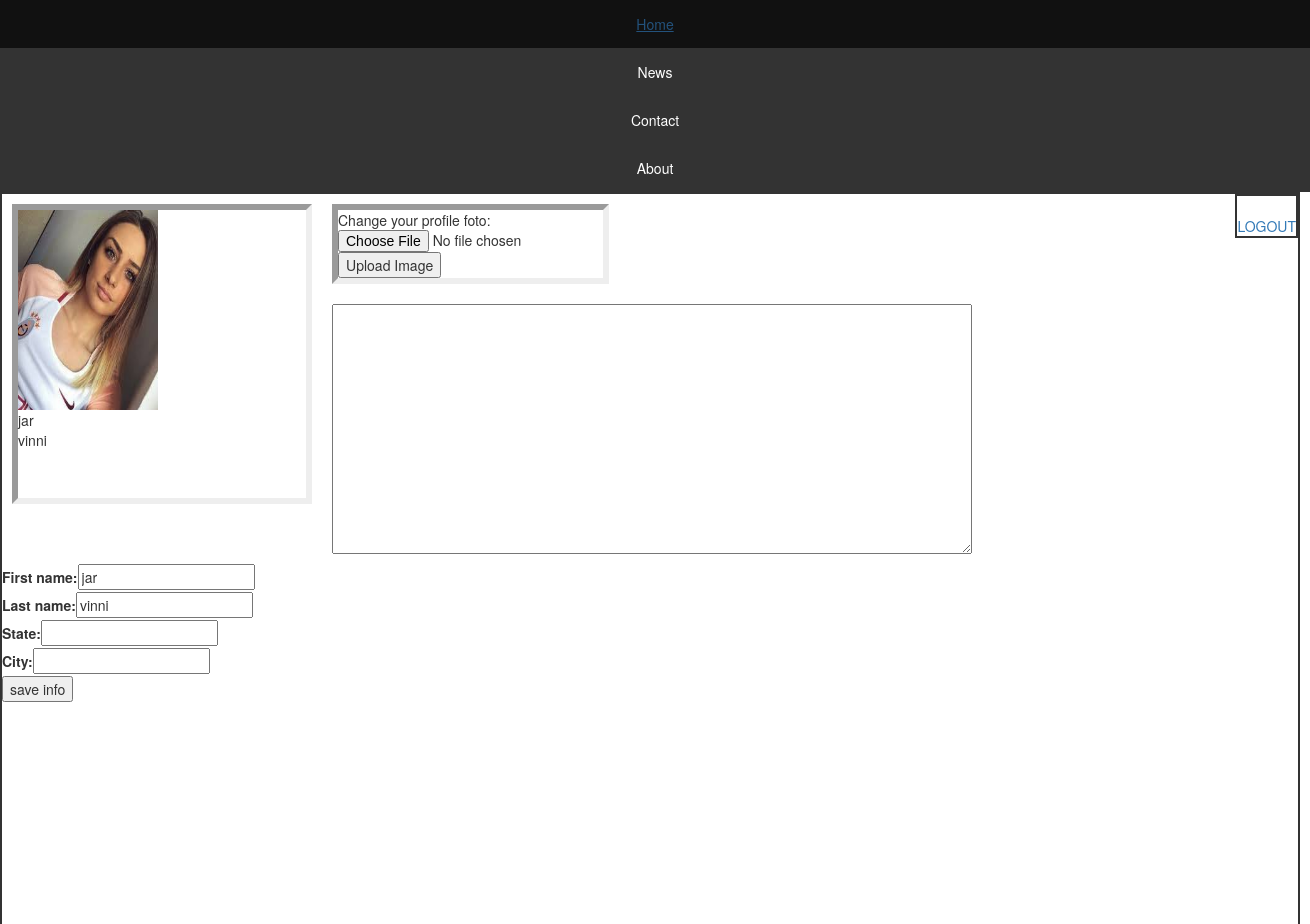
Before: /personal_page_edit.php?user_activation_code=ccc597d3b7230aca3c5875c069c387f9 (upper part) with the older database file.
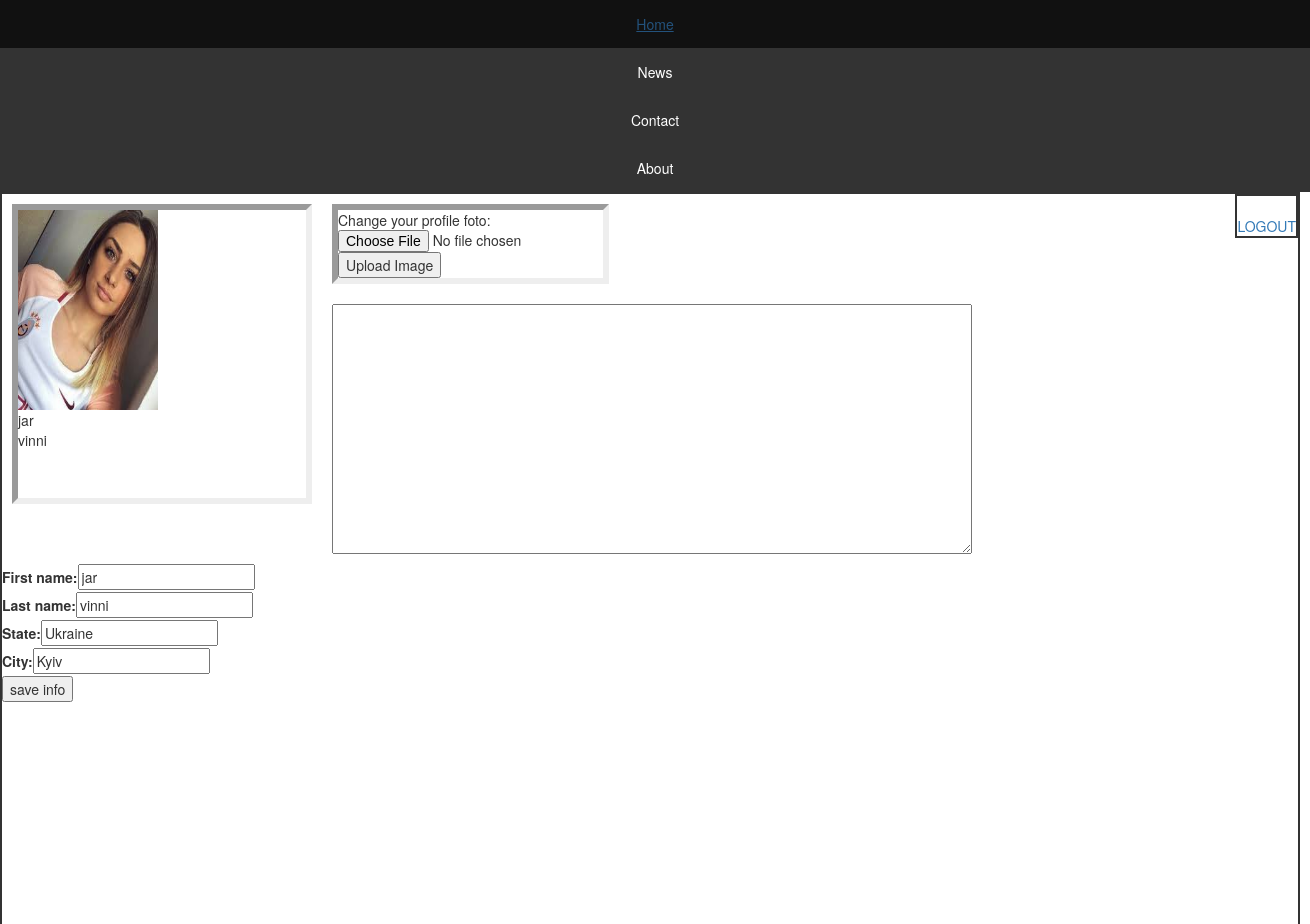
After: the same page with the newer database file.
### tables this page shows
CREATE TABLE `register_user` (
  `register_user_id` int(11) NOT NULL,
  `user_name` varchar(250) NOT NULL,
  `user_email` varchar(250) NOT NULL,
  `user_password` varchar(250) NOT NULL,
  `user_activation_code` varchar(250) NOT NULL,
  `user_id` varchar(255) NOT NULL,
  `user_email_status` enum('not verified','verified') NOT NULL,
  `first_name` varchar(1000) NOT NULL,
  `last_name` varchar(1000) NOT NULL,
  `country` varchar(1000) NOT NULL,
  `city` varchar(1000) NOT NULL,
  `birth_date` date DEFAULT NULL,
  `profile_foto` varchar(1000) NOT NULL,
  `details` varchar(1000) NOT NULL,
  `gender` varchar(255) NOT NULL
);

### personal_page_edit.php (the view, shortened to what this page needs)
<head>
</head>
<ul>
  <li><a class="active" href="https://lovoneo.com">Home</a></li>
  <li><a href="#news">News</a></li>
  <li><a href="#contact">Contact</a></li>
  <li><a href="#about">About</a></li>
</ul>
<?php
$user_activation_code=$_GET["user_activation_code"];
$con= new PDO(DB_DSN, DB_USERNAME, DB_PASSWORD);
$sthandler = $con->prepare("SELECT TIMESTAMPDIFF(YEAR, `birth_date`, CURDATE()) AS age, city, country,  details, first_name, last_name, profile_foto FROM register_user  WHERE user_activation_code = '$user_activation_code'");
$sthandler->execute();
?>
<div class ="main">
                <div class="welcom" > <?php
echo'<br>';
echo'<a href="logout.php">LOGOUT</a>';
?>
</div>
<?php while($row = $sthandler->fetch(PDO::FETCH_ASSOC)) : ?>
<div class="clearfix_card"><img src = "<?php echo $row ['profile_foto']?>" width="140" height="200"><br>
<?php echo $row ['first_name']?><br>
<?php echo $row ['last_name']?><br>
</div>
<form class ="button_foto" action="" method="post" enctype="multipart/form-data">
Change your profile foto:
<input type="file" name="fileToUpload" id="fileToUpload">
<input type="submit" value="Upload Image" name="submit">
</form>
<form action="" method="post" enctype="multipart/form-data">
<textarea name="details"><?php echo $row ['details']?></textarea>
<div class="input_block"><label for="first_name">First name: </label><input type="text" name="first_name" id="first_name"  value="<?php echo $row ['first_name']?>"><br>
<label for="last_name">Last name: </label><input type="text" name="last_name" id="last_name"  value="<?php echo $row ['last_name']?>"><br>
<label for="country">State: </label><input type="text" name="country" id="country"  value="<?php echo $row ['country']?>"><br>
<label for="city">City: </label><input type="text" name="city" id="city"  value="<?php echo $row ['city']?>"><br>
</div>
<input type="submit" value="save info" name="save" id="save">
</form>
</div>
<?php endwhile;?>
<?php include('fotos/index.php');
	include('fotos/upload.php');?>
<?php
include('fotos/view.php');?>

Changed rows visible on the page:
changed register_user "jar": country (not shown) → "Ukraine"; city (not shown) → "Kyiv"
